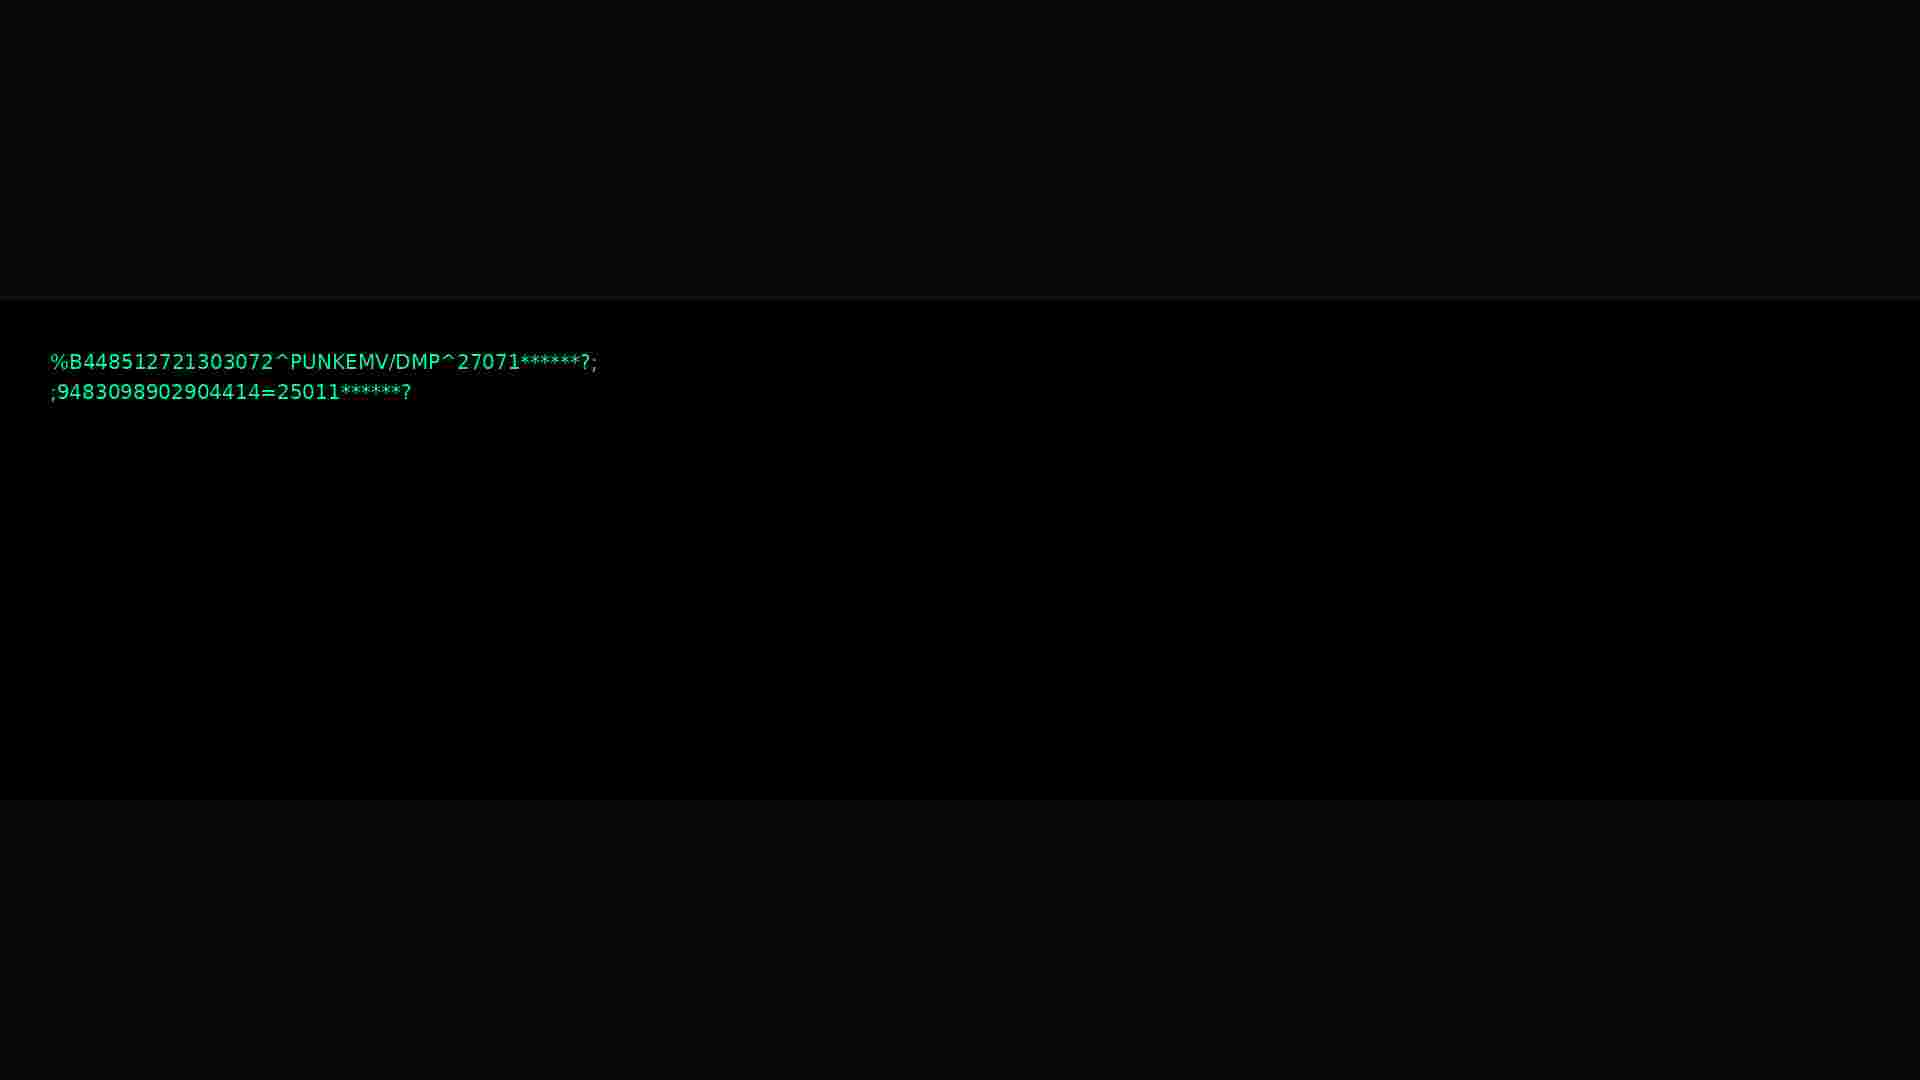

The Python source for this figure:
from PIL import Image, ImageDraw, ImageFont, ImageFilter
import numpy as np
import glitchart
import random

# Canvas setup
WIDTH, HEIGHT = 1920, 1080
BG_COLOR = (10, 10, 18)  # #0a0a12

# Create base image
canvas = Image.new("RGB", (WIDTH, HEIGHT), BG_COLOR)
draw = ImageDraw.Draw(canvas)

# Add concrete texture (replace with your own texture path or generate noise)
try:
    texture = Image.open("concrete.jpg").convert("RGBA").resize((WIDTH, HEIGHT))
    texture = texture.point(lambda p: p * 0.3)  # Reduce opacity
    canvas.paste(texture, (0, 0), texture)
except:
    print("No texture found - proceeding without")

# Generate magnetic stripe
def generate_track_data():
    # Realistic Track 1/Track 2 data structure
    track1 = "%B4485" + "".join(random.choice("0123456789") for _ in range(11)) + f"^PUNKEMV/DMP^{random.randint(23,27)}{random.randint(1,12):02d}1******?;"
    track2 = ";" + "".join(random.choice("0123456789") for _ in range(16)) + f"={random.randint(23,27)}{random.randint(1,12):02d}1******?"
    return track1, track2

track1, track2 = generate_track_data()

# Draw stripe
stripe_top, stripe_bottom = 300, 800
draw.rectangle([(0, stripe_top), (WIDTH, stripe_bottom)], fill=(0, 0, 0))

# Add track data
font = ImageFont.truetype("arial.ttf", 20)
track_color = (0, 255, 157)  # Neon green
for i, track in enumerate([track1, track2]):
    y_pos = stripe_top + 50 + (i * 30)
    draw.text((50, y_pos), track, font=font, fill=track_color)

# Glitch effect
img_array = np.array(canvas)
glitched_array = glitchart.jpeg(img_array, quality=20, chop=random.uniform(0.5, 0.8))
canvas = Image.fromarray(glitched_array)

# Add punk text
try:
    punk_font = ImageFont.truetype("impact.ttf", 92)
except:
    punk_font = ImageFont.load_default()
draw.text((1400, 540), "PUNKEMV", font=punk_font, fill=(255, 7, 58))

# Save final image
canvas.save("punkemv_wallpaper.png")
print("Wallpaper generated: punkemv_wallpaper.png")
